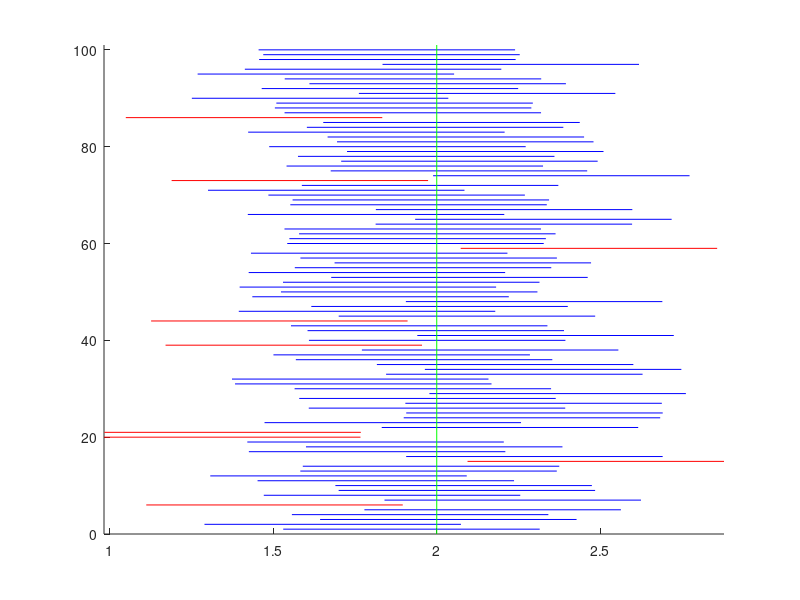

The MATLAB source for this figure:
%% Simulation of confidence intervals
% Parameters:
n = 25; % Number of measurements
mu = 2; % Expected value
sigma = 1; % Standard deviation
alpha = 0.05;
%Simulation of n*100 observations. (n observations for ...each interval and 100 intervals)
x = normrnd(mu, sigma,n,100); %n x 100 matrix of observations
%Estimation of mu by mean
xbar = mean(x); % vector containing 100 means.
%Computation of upper and lower limits
lowerl = xbar - norminv(1-alpha/2)*sigma/sqrt(n);
upperl = xbar + norminv(1-alpha/2)*sigma/sqrt(n);
%Plot all the intervals making the ones which do not cover ...the true value red
figure(1)
hold on
for k=1:100
if upperl(k) < mu
plot([lowerl(k) upperl(k)],[k k],'r')
elseif lowerl(k) > mu
plot([lowerl(k) upperl(k)],[k k],'r')
else
plot([lowerl(k) upperl(k)],[k k],'b')
end
end
%b1 and b2 are only used to make the figure look nice.
b1 = min(xbar - norminv(1 - alpha/2)*sigma/sqrt(n));
b2 = max(xbar + norminv(1 - alpha/2)*sigma/sqrt(n));
axis([b1 b2 0 101]) % Minimizes amount of unused space in ...the figure
%Plot the true value
plot([mu mu],[0 101],'g')
hold off
